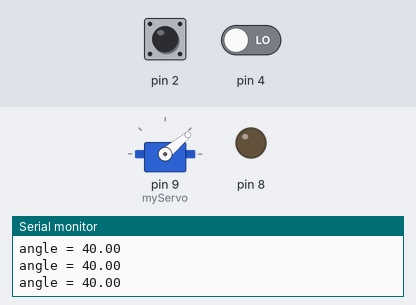
Recording of a sketch running on a simulated Arduino Uno, built with avr-gcc and run on an emulated ATmega328P. On the bench: servo, output pins drawn as LEDs (lit = HIGH), the last lines printed to the serial monitor. The test bench sets the inputs (shaded band); at power-on: pin 4 LOW, pin 2 LOW.

Above: at 1.2 s.
1.3 s: pin 4 driven HIGH
At 4.29 s:
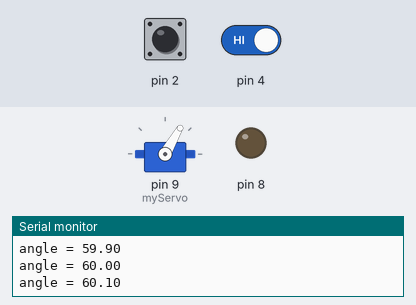
4.3 s: pin 2 driven HIGH
At 4.45 s:
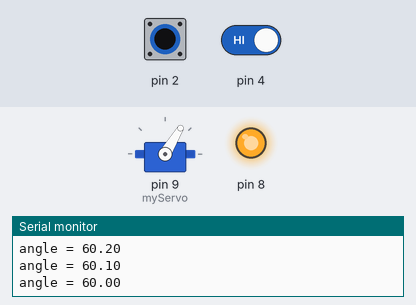
7.3 s: pin 2 pulsed LOW 2 times (0.12 s each, 0.3 s apart)
9.4 s: pin 2 driven LOW
At 9.63 s:
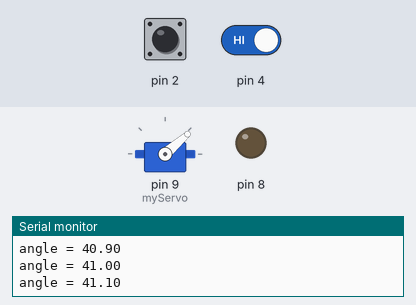
12.4 s: pin 4 driven LOW
At 12.4 s:
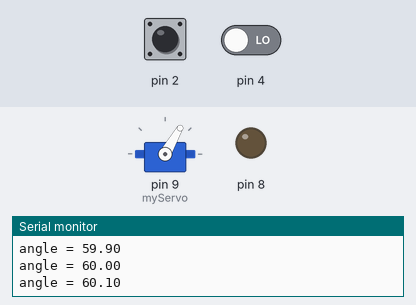
13.9 s: pin 2 driven HIGH
At 17.2 s:
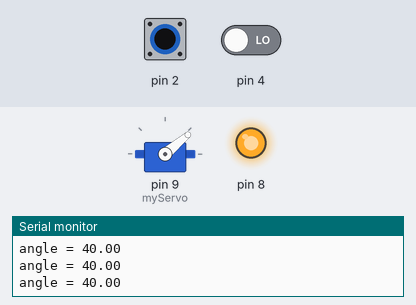
Timing chart, 0 to 17.9 s (numbered marks = the images above; inputs shaded):
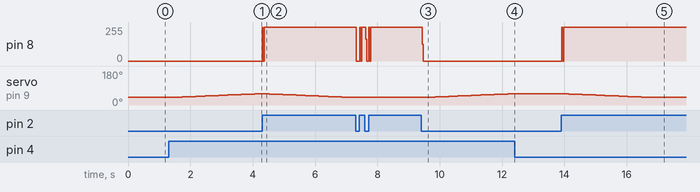

The sketch:

l16_actuator.ino
```cpp
#include <Servo.h>
Servo myServo; // create a servo object

float angle; // variable to hold the angle for the servo motor
int flag = 0;

void setup() {
     pinMode(2,INPUT) ;    //スイッチに接続ピンをデジタル入力に設定
     pinMode(4,INPUT) ;    //スイッチに接続ピンをデジタル入力に設定
     pinMode(8,OUTPUT) ;  //ＬＥＤに接続ピンをデジタル出力に設定
     myServo.attach(9); // attaches the servo on pin 9 to the servo object
     Serial.begin(9600);
}
void loop() {
  digitalWrite(8,LOW) ;

   if(flag == 0){
      angle = 40;

      flag = 1;
   }

     if (digitalRead(2) == HIGH) {     //スイッチの状態を調べる
          digitalWrite(8,HIGH) ;      //スイッチが押されているならLEDを点灯
          // set the servo position
          if(angle != 40){
            angle = angle - 0.1;
          }
          //myServo.write(40);

          delay(5);
     } else if(digitalRead(4) == HIGH) {
          digitalWrite(8,LOW) ;       //スイッチが押されていないならLEDを消灯
          // set the servo position
          if(angle != 180){
            angle = angle + 0.1;
          }
          //myServo.write(100);
          delay(5);
     }
   myServo.write(angle);
   Serial.print("angle = ");
   Serial.print(angle);
   Serial.print("\n");

   //delay(10);
}
```

Measured:
- after the input at 1.3 s, servo on pin 9 (myServo): moves from 40° to 60° over 2.8 s, starting after 0.15 s
- after the input at 4.3 s, pin 8: 0/255 → 255/255 at once
- after the input at 9.4 s, pin 8: 255/255 → 0/255 at once; servo on pin 9 (myServo): moves from 40° to 60° over 2.8 s, starting after 0.16 s
- after the input at 12.4 s, servo on pin 9 (myServo): stays 60° (without the input it goes to 61° after 0.07 s)
- after the input at 13.9 s, pin 8: 0/255 → 255/255 at once; servo on pin 9 (myServo): moves from 60° to 40° over 2.8 s, starting after 0.09 s
